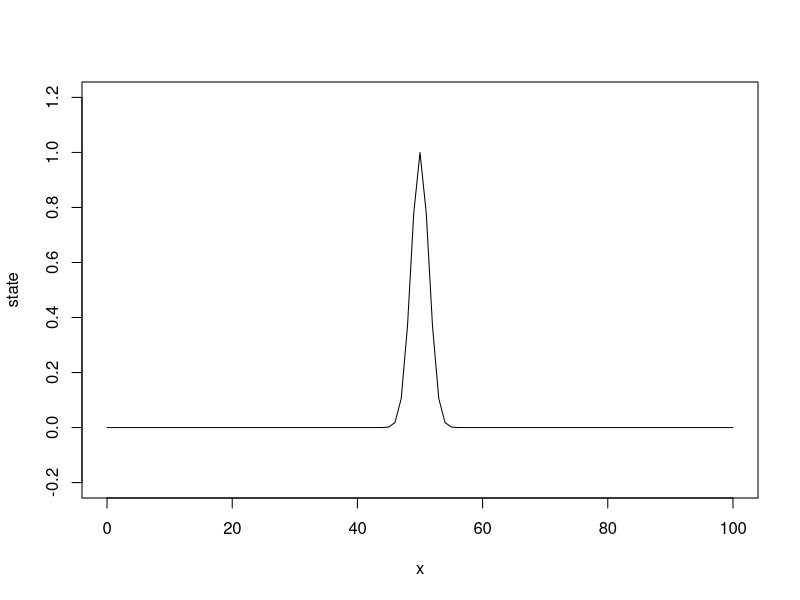
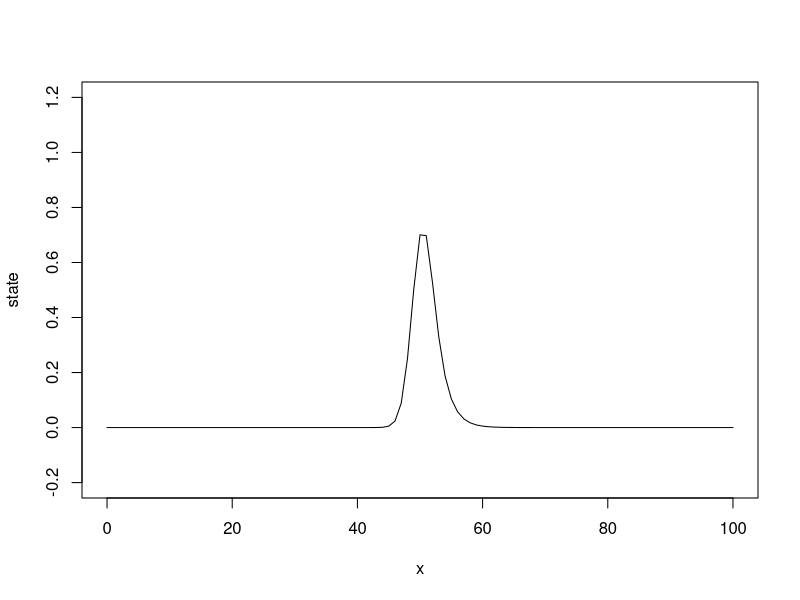
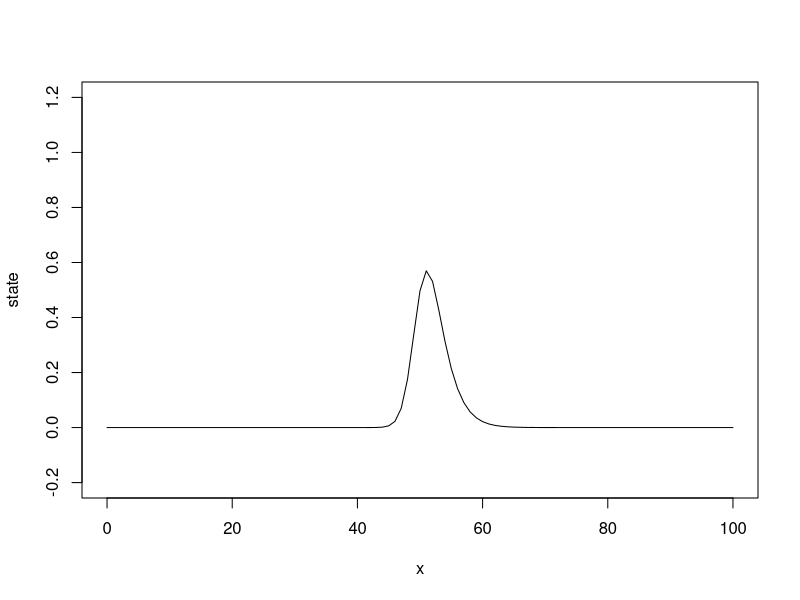
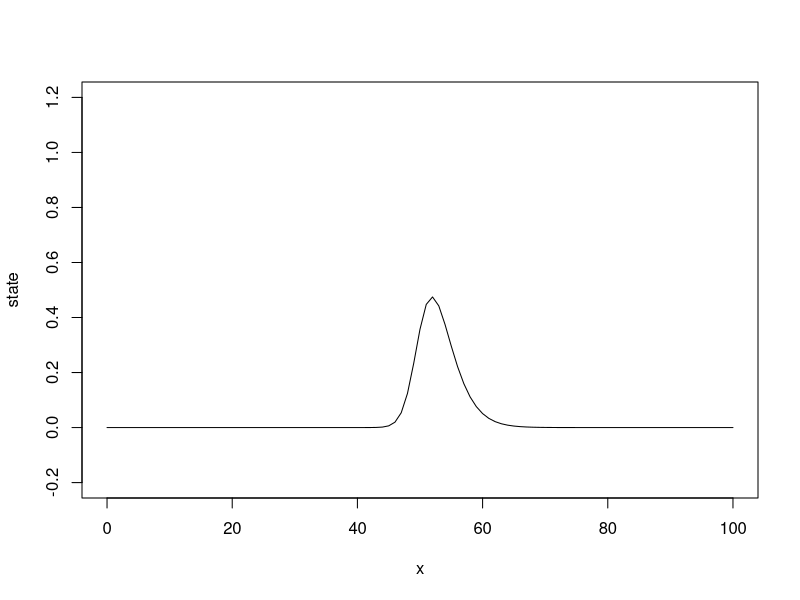
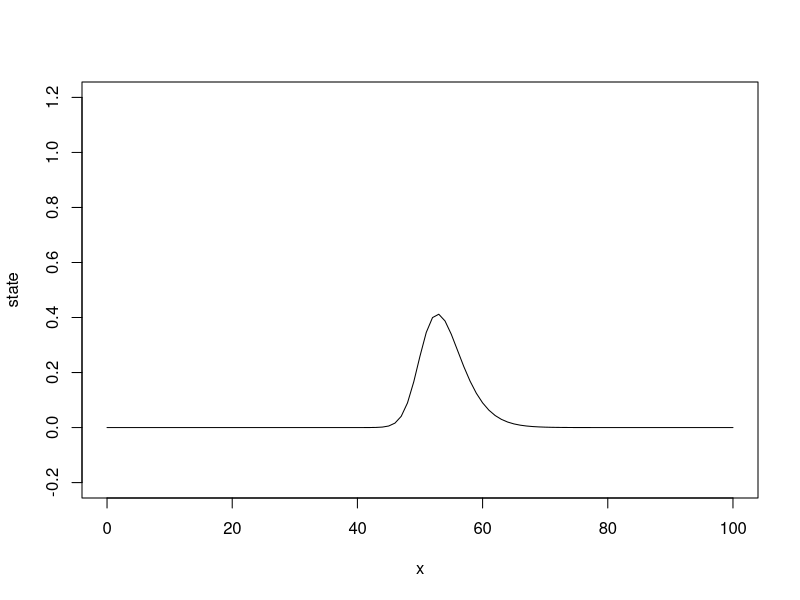
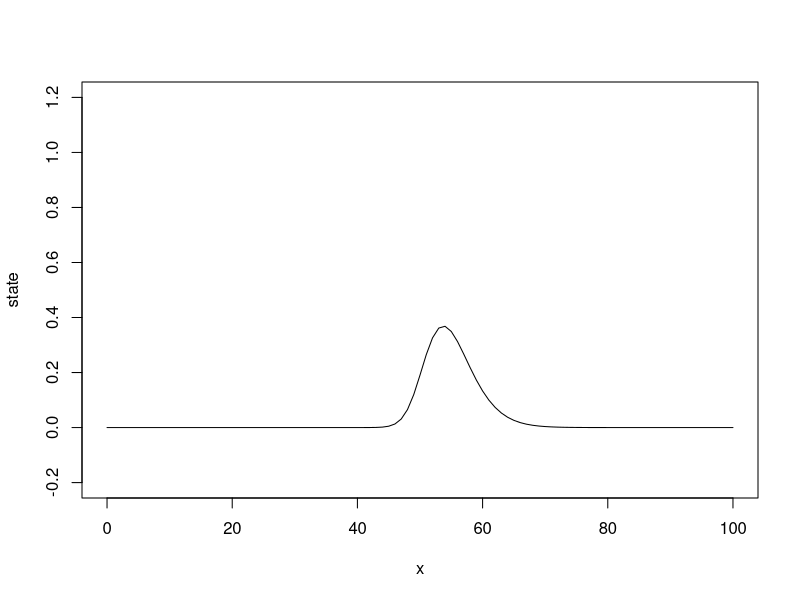
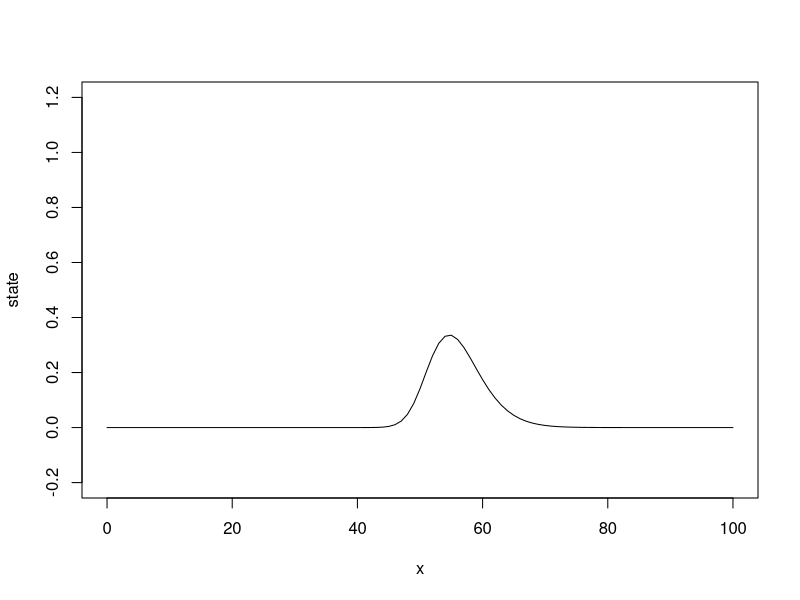
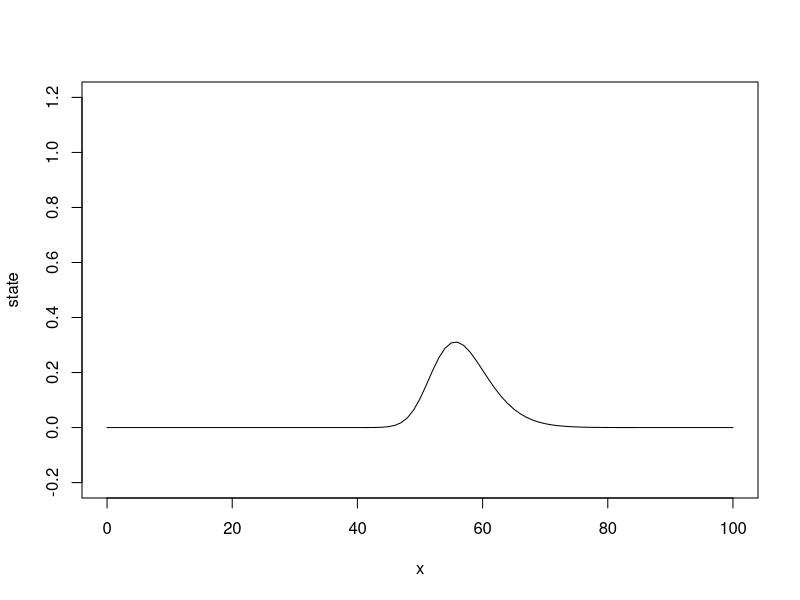

The R source for these figures, in order:
## ---- chunk 1
# Input variables
domain  = c(0,100)
endtime = 20
dx      = 1
dt      = 1
u       = 1
D       = 1
bl      = 0
br      = 0
omega   = 0

# Function that gives the states for the first time-step
initfun = function(x){
  # Gaussian distribution
  exp(-(x-domain[2]/2)^2/2^2)
}

# Calculation preparation
x           = seq(domain[1],domain[2],by=dx)
N           = length(x)
init.state  = initfun(x)
## ---- chunk 2
# MATRIX CONSTRUCTION
M = matrix(0,nrow=N,ncol=N)

# for now a dirichlet boundary is used for the solution
M[1,1] = 1
M[N,N] = 1
A      = (omega-1) * ( u/(2*dx) +   D/dx^2 )
B      = (omega-1) * (          - 2*D/dx^2 ) + 1/dt
C      = (omega-1) * (-u/(2*dx) +   D/dx^2 )

for(i in 2:(N-1)){
  M[i,i-1] = A
  M[i,i  ] = B
  M[i,i+1] = C
}

Minv = solve(M)
## ---- chunk 3
# Time stepping variable
time        = 0
new.state   = init.state
plotlim     = c(-0.2,1.2)

while(time<endtime){
    plot(x,new.state,ylim=plotlim,type="l", xlab="x", ylab ="state")
    prev.state = new.state
    
    V    = c()
    V[1] = bl
    
    for(i in 2:(N-1))
    {
      V[i]= prev.state[i]/dt + omega*(-u*(prev.state[i+1]-prev.state[i-1])/(2*dx) +D*(prev.state[i+1]-2*prev.state[i]+prev.state[i-1])/dx^2)
    }
    
    V[N] = br
    new.state = Minv %*% V
    
    time = time + dt
}
